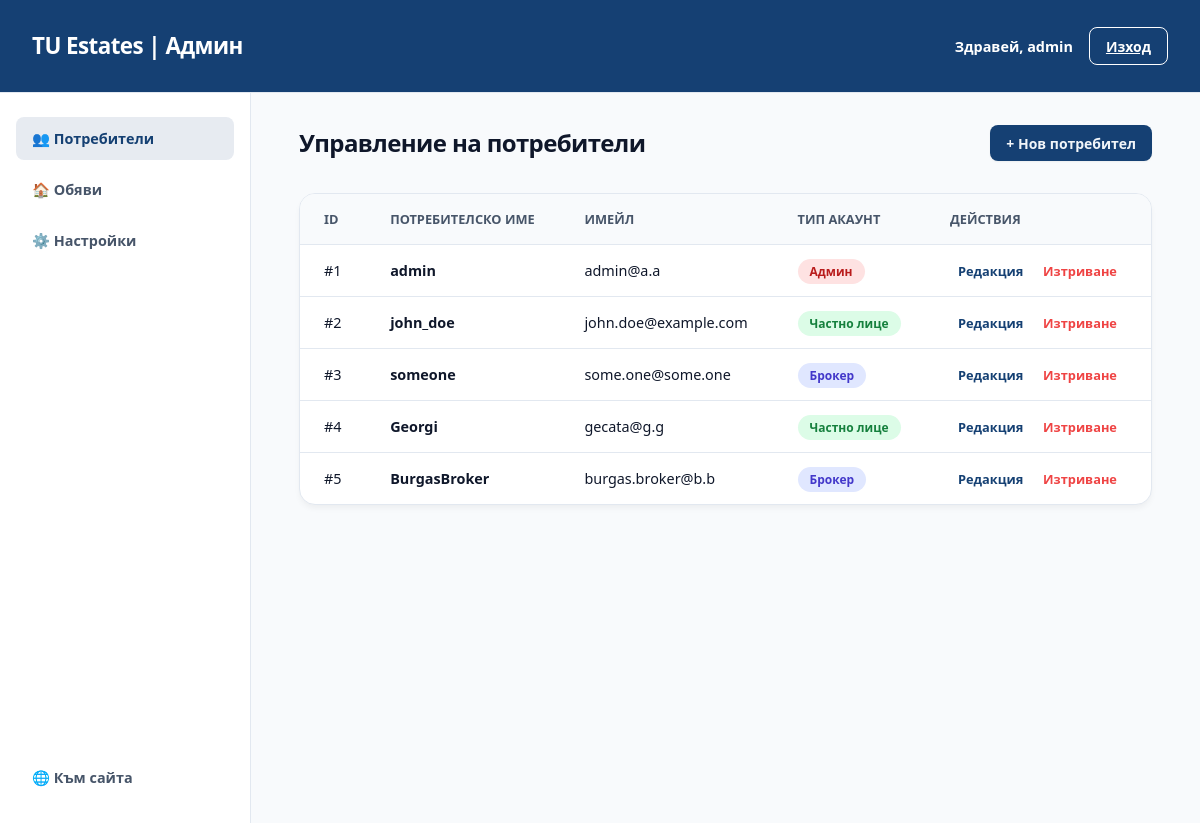
The app's page /index.php?action=admin (signed in) with its own data.
### tables this page shows
CREATE TABLE
    IF NOT EXISTS users (
        id INT AUTO_INCREMENT PRIMARY KEY,
        username VARCHAR(255) NOT NULL,
        email VARCHAR(255) NOT NULL UNIQUE,
        password VARCHAR(255) NOT NULL,
        user_type_id INT NOT NULL,
        FOREIGN KEY (user_type_id) REFERENCES user_types (id)
    );

### src/controllers/UserController.php (called while the page is built, shortened)
<?php
class UserController
{
    public static function getAllUsers(): array
    {
        $pdo = Database::getInstance();
        $users = [];
        try {
            $stmt = $pdo->query("SELECT id, username, email, password, user_type_id FROM users");
            while ($row = $stmt->fetch(PDO::FETCH_ASSOC)) {
                $users[] = new User($row['id'], $row['username'], $row['email'], $row['password'], $row['user_type_id']);
            }
        } catch (PDOException $e) {
            die('Error fetching users: ' . $e->getMessage());
        }
        return $users;
    }
}

### src/models/User.php (called while the page is built, shortened)
<?php
class User
{
    private int $id;
    private string $username;
    private string $email;
    private int $userType;
    public function __construct(int $id, string $username, string $email, string $password, int $userType)
    {
        $this->id = $id;
        $this->username = $username;
        $this->email = $email;
        $this->userType = $userType;
    }
    public function getId(): int
    {
        return $this->id;
    }
    public function getUsername(): string
    {
        return $this->username;
    }
    public function getEmail(): string
    {
        return $this->email;
    }
    public function getUserType(): string
    {
        return $this->userType;
    }
}

### src/views/admin.php (the view, shortened to what this page needs)
<!DOCTYPE html>
<html lang="bg">
<head>
    <link rel="stylesheet" href="style.css">
</head>
<body style="background-color: var(--search-light);"> <header style="background-color: var(--tu_blue_primary); color: white; padding: 1rem 2rem; display: flex; justify-content: space-between; align-items: center; z-index: 100;">
        <div class="logo_group" style="color: white;">
            <h1 class="heading_primary" style="color: white; margin: 0;">TU Estates | Админ</h1>
        </div>
        <div style="display: flex; gap: 1rem; align-items: center;">
            <span style="font-weight: 600; font-size: 0.9rem;">Здравей, <?= htmlspecialchars($_SESSION['username']) ?></span>
            <a href="index.php?action=logout" class="btn_secondary" style="color: white; border-color: white;">Изход</a>
        </div>
    </header>
    <div class="admin_layout">
        <aside class="admin_sidebar">
            <nav class="admin_nav">
                <a href="index.php?action=admin" class="admin_nav_link active">👥 Потребители</a>
                <a href="index.php?action=admin_estates" class="admin_nav_link">🏠 Обяви</a>
                <a href="index.php?action=admin_settings" class="admin_nav_link">⚙️ Настройки</a>
                <a href="index.php?action=homepage" class="admin_nav_link" style="margin-top: auto;">🌐 Към сайта</a>
            </nav>
        </aside>
        <main class="admin_main">
            <div style="display: flex; justify-content: space-between; align-items: center; margin-bottom: 2rem;">
                <h2 class="section_title">Управление на потребители</h2>
                <a href="index.php?action=admin_add_user" class="btn_primary" style="text-decoration: none;">+ Нов потребител</a>
            </div>
            <div class="table_container">
                <table class="admin_table">
                    <thead>
                        <tr>
                            <th>ID</th>
                            <th>Потребителско име</th>
                            <th>Имейл</th>
                            <th>Тип акаунт</th>
                            <th>Действия</th>
                        </tr>
                    </thead>
                    <tbody>
                        <?php
                        $users = UserController::getAllUsers();
                        foreach ($users as $user):
                            $roleName = match((int)$user->getUserType()) {
                                1 => '<span class="badge badge-admin">Админ</span>',
                                2 => '<span class="badge badge-broker">Брокер</span>',
                                3 => '<span class="badge badge-user">Частно лице</span>',
                                default => '<span class="badge">Гост</span>'
                            };
                        ?>
                        <tr>
                            <td>#<?= htmlspecialchars($user->getId()) ?></td>
                            <td style="font-weight: 600;"><?= htmlspecialchars($user->getUsername()) ?></td>
                            <td><?= htmlspecialchars($user->getEmail()) ?></td>
                            <td><?= $roleName ?></td>
                            <td>
                                <a href="index.php?action=admin_edit_user&id=<?= $user->getId() ?>" class="action_btn edit_btn" style="text-decoration: none;">Редакция</a>
                                <a href="index.php?action=admin_delete_user&id=<?= $user->getId() ?>" class="action_btn delete_btn" style="text-decoration: none;" onclick="return confirm('Сигурни ли сте, че искате да изтриете този потребител?');">Изтриване</a>
                            </td>
                        </tr>
                        <?php endforeach; ?>
                    </tbody>
                </table>
            </div>
        </main>
    </div>
</body>
</html>

### public/style/base.css (style rules this page uses)
:root { --tu_blue_primary: #154073; --tu_blue_primary_rgb: 21, 64, 115; --tu_logo_bg_dark: rgba(21, 64, 115, 0.2); --header-bg-light: rgba(255, 255, 255, 0.9); --header-bg-dark: rgba(15, 23, 42, 0.9); --border-light: #e2e8f0; --border-dark: #1e293b; --bg-light: #f8fafc; --bg-dark: #1e293b; --text-light: #0f172a; --text-dark: #f1f5f9; --search-dark: #1e293b; --search-light: #f8fafc; --par-light: #475569; --par-dark: #94a3b8; --btn-hover: #1a4f8d; }
body { height: 100vh; width: 100%; display: flex; flex-direction: column; font-family: "Display Font", system-ui, sans-serif; -webkit-font-smoothing: antialiased; background-color: var(--bg-light); color: var(--text-light); margin: 0; }

### public/style/buttons.css (style rules this page uses)
.btn_primary { display: flex; align-items: center; justify-content: center; height: 2.25rem; padding-left: 1rem; padding-right: 1rem; border-radius: 0.5rem; border: none; font-size: 0.875rem; font-weight: 700; color: var(--text-dark); cursor: pointer; background-color: var(--tu_blue_primary); box-shadow: 0 1px 2px 0 rgba(0, 0, 0, 0.05); transition: background-color 0.5s cubic-bezier(0.4, 0, 0.2, 1), transform 0.3s cubic-bezier(0.34, 1.56, 0.64, 1), box-shadow 0.4s ease; }
.btn_secondary { display: flex; align-items: center; justify-content: center; height: 2.25rem; padding-left: 1rem; padding-right: 1rem; border-radius: 0.5rem; font-size: 0.875rem; font-weight: 700; cursor: pointer; color: var(--tu_blue_primary); background-color: transparent; border: 1px solid var(--tu_blue_primary); transition: background-color 0.4s, color 0.4s; }

### public/style/header.css (style rules this page uses)
header { position: sticky; top: 0; z-index: 1001; height: 60px; display: flex; align-items: center; justify-content: flex-start; gap: 2rem; flex-shrink: 0; white-space: nowrap; padding: 0.75rem 1.5rem; background-color: var(--header-bg-light); border-bottom: 1px solid var(--border-light); }
.logo_group { display: flex; align-items: center; gap: 0.75rem; color: var(--text-light); text-decoration: none; }
.heading_primary { font-size: 1.4rem; font-weight: 700; line-height: 1.25; letter-spacing: -0.025em; color: var(--text-light); }

### public/style/layout.css (style rules this page uses)
.section_title { font-weight: 700; letter-spacing: -0.025em; color: var(--text-light); line-height: 2.25rem; margin: 0px; }

### public/style/admin.css (style rules this page uses)
.admin_layout { display: flex; min-height: calc(100vh - 70px); background-color: var(--search-light); }
.admin_sidebar { width: 250px; background-color: white; border-right: 1px solid var(--border-light); display: flex; flex-direction: column; }
.admin_nav { display: flex; flex-direction: column; padding: 1.5rem 1rem; gap: 0.5rem; height: 100%; }
.admin_nav_link { padding: 0.75rem 1rem; text-decoration: none; color: var(--par-light); font-weight: 600; font-size: 0.9rem; border-radius: 0.5rem; transition: all 0.2s ease; }
.admin_nav_link.active { background-color: rgba(var(--tu_blue_primary_rgb), 0.1); color: var(--tu_blue_primary); }
.admin_main { flex: 1; padding: 2rem 3rem; overflow-y: auto; }
.table_container { background: white; border-radius: 1rem; border: 1px solid var(--border-light); overflow: hidden; box-shadow: 0 4px 6px -1px rgba(0, 0, 0, 0.05); }
.admin_table { width: 100%; border-collapse: collapse; text-align: left; }
.admin_table th { background-color: var(--bg-light); padding: 1rem 1.5rem; font-size: 0.8rem; text-transform: uppercase; color: var(--par-light); border-bottom: 1px solid var(--border-light); }
.admin_table td { padding: 1rem 1.5rem; border-bottom: 1px solid var(--border-light); color: var(--text-light); font-size: 0.9rem; }
.admin_table tr:last-child td { border-bottom: none; }
.badge { padding: 0.25rem 0.75rem; border-radius: 9999px; font-size: 0.75rem; font-weight: 700; background-color: var(--border-light); color: var(--par-light); }
.badge-admin { background-color: #fee2e2; color: #b91c1c; }
.badge-broker { background-color: #e0e7ff; color: #4338ca; }
.badge-user { background-color: #dcfce7; color: #15803d; }
.action_btn { border: none; background: none; font-weight: 600; font-size: 0.8rem; cursor: pointer; padding: 0.25rem 0.5rem; border-radius: 0.25rem; transition: all 0.2s; }
.edit_btn { color: var(--tu_blue_primary); }
.delete_btn { color: #ef4444; }

### records on screen
users: id "1", username "admin", email "admin@a.a", user_type "Админ"
users: id "2", username "john_doe", email "john.doe@example.com", user_type "Частно лице"
users: id "3", username "someone", email "some.one@some.one", user_type "Брокер"
users: id "4", username "Georgi", email "gecata@g.g", user_type "Частно лице"
users: id "5", username "BurgasBroker", email "burgas.broker@b.b", user_type "Брокер"

### other values on screen
$_SESSION['username'] "admin"
